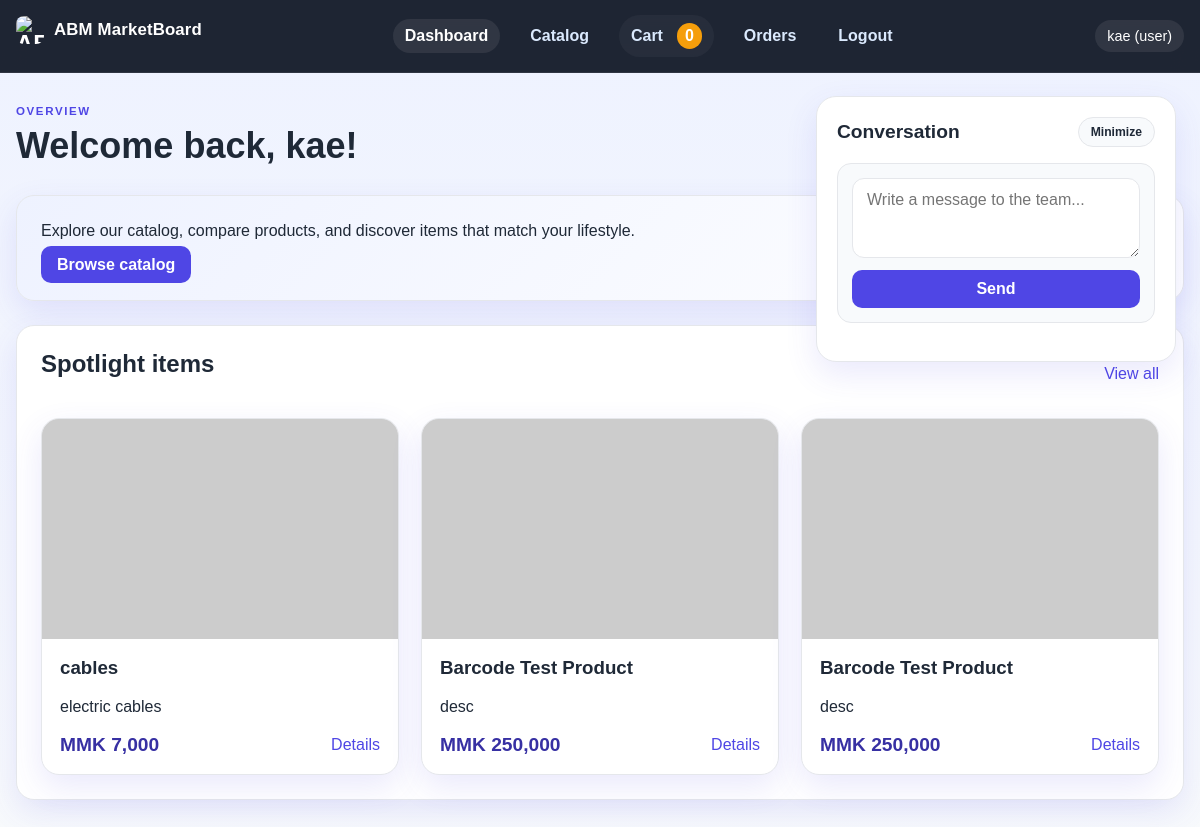
/dashboard.php (signed in), run on the app's committed database.
### tables this page shows
CREATE TABLE items (
            id INTEGER PRIMARY KEY AUTOINCREMENT,
            name TEXT NOT NULL,
            description TEXT NOT NULL,
            details TEXT NOT NULL,
            price REAL NOT NULL DEFAULT 0,
            image TEXT,
            created_at DATETIME DEFAULT CURRENT_TIMESTAMP
        , category TEXT NOT NULL DEFAULT "General", barcode TEXT);

### app/helpers.php (called while the page is built, shortened)
<?php
require_once __DIR__ . '/db.php';
function e(string $value): string
{
    return htmlspecialchars($value, ENT_QUOTES, 'UTF-8');
}
function currentUser(): ?array
{
    return $_SESSION['user'] ?? null;
}
function formatPrice(float $amount): string
{
    return 'MMK ' . number_format((int) round($amount), 0, '.', ',');
}
function itemImageUrl(?string $imageName): string
{
    $imageName = ltrim($imageName, '/');
    $imageName = preg_replace('#^uploads/items/#', '', $imageName) ?? $imageName;
    $publicPath = APP_ROOT . '/public/uploads/items/' . $imageName;
    $legacyPath = APP_ROOT . '/uploads/items/' . $imageName;
    return 'https://placehold.co/600x400/1f2937/ffffff?text=Product';
}

### app/db.php (called while the page is built, shortened)
<?php
function getDb(): PDO
{
    static $pdo = null;
    if ($pdo === null) {
        $pdo = new PDO('sqlite:' . DB_PATH);
        $pdo->setAttribute(PDO::ATTR_ERRMODE, PDO::ERRMODE_EXCEPTION);
        $pdo->setAttribute(PDO::ATTR_DEFAULT_FETCH_MODE, PDO::FETCH_ASSOC);
        $pdo->exec('PRAGMA foreign_keys = ON;');
    }
    return $pdo;
}
function getAllItems(): array
{
    $stmt = getDb()->query('SELECT * FROM items ORDER BY created_at DESC');
    return $stmt->fetchAll();
}

### public/dashboard.php (the view, shortened to what this page needs)
<?php
require_once __DIR__ . '/../app/helpers.php';
$user = currentUser();
$isAdmin = strtolower((string) ($user['role'] ?? '')) === 'admin';
$stats = [
    'users' => getCount('users'),
    'items' => getCount('items'),
];
$recentItems = array_slice(getAllItems(), 0, 3);
include __DIR__ . '/../app/partials/header.php';
?>
<section class="page-header">
    <div>
        <p class="eyebrow">Overview</p>
        <h1>Welcome back, <?= e($user['name']) ?>!</h1>
    </div>
</section>
<div class="dashboard-layout">
    <main class="dashboard-main">
        <?php if ($isAdmin): ?>
            <div class="stats-grid">
                <article class="stat-card">
                    <span>Total users</span>
                    <strong><?= $stats['users'] ?></strong>
                </article>
                <article class="stat-card">
                    <span>Total items</span>
                    <strong><?= $stats['items'] ?></strong>
                </article>
                <article class="stat-card">
                    <span>Access</span>
                    <strong>Admin</strong>
                </article>
            </div>
        <?php else: ?>
            <div class="welcome-panel">
                <p>Explore our catalog, compare products, and discover items that match your lifestyle.</p>
                <a class="primary-btn" href="/items.php">Browse catalog</a>
            </div>
        <?php endif; ?>
        <section class="section-block">
            <div class="section-heading">
                <h2>Spotlight items</h2>
                <a href="/items.php">View all</a>
            </div>
            <div class="product-grid">
                <?php foreach ($recentItems as $item): ?>
                    <article class="product-card">
                        <img src="<?= e(itemImageUrl($item['image'])) ?>" alt="<?= e($item['name']) ?>">
                        <div class="product-body">
                            <h3><?= e($item['name']) ?></h3>
                            <p><?= e($item['description']) ?></p>
                            <div class="product-meta">
                                <span class="price"><?= formatPrice((float) $item['price']) ?></span>
                                <a href="/item.php?id=<?= (int) $item['id'] ?>">Details</a>
                            </div>
                        </div>
                    </article>
                <?php endforeach; ?>
            </div>
        </section>
    </main>
    <aside class="dashboard-sidebar">
        <section class="chat-panel" id="chatPanel">
            <div class="chat-header">
                <h2>Conversation</h2>
                <div class="chat-actions">
                    <button type="button" class="chat-toggle" aria-label="Minimize chat" aria-expanded="true">Minimize</button>
                </div>
            </div>
            <div class="chat-body">
                <form method="post" class="chat-form">
                    <textarea name="chat_message" rows="3" placeholder="<?= ($isAdmin) ? 'Type an announcement or message...' : 'Write a message to the team...' ?>" required></textarea>
                    <button type="submit" class="primary-btn">Send</button>
                </form>
            </div>
        </section>
    </aside>
</div>
<?php include __DIR__ . '/../app/partials/footer.php'; ?>

### public/assets/style.css (style rules this page uses)
:root { --bg: #f5f7ff; --panel: #ffffff; --panel-alt: #eef3ff; --primary: #4f46e5; --primary-dark: #3730a3; --accent: #f59e0b; --text: #1f2937; --muted: #6b7280; --border: #e5e7eb; --success: #10b981; --error: #ef4444; --shadow: 0 12px 32px rgba(79, 70, 229, 0.12); }
* { box-sizing: border-box; }
body { margin: 0; font-family: Arial, Helvetica, sans-serif; background: linear-gradient(180deg, #eef2ff 0%, #f8fafc 100%); color: var(--text); }
a { color: var(--primary); text-decoration: none; }
img { max-width: 100%; display: block; }
button, input, textarea, select { font: inherit; }
.page-header { display: flex; justify-content: space-between; align-items: center; gap: 18px; margin-bottom: 28px; }
.eyebrow { text-transform: uppercase; letter-spacing: 0.14em; color: var(--primary); font-weight: 700; font-size: 0.72rem; margin: 0 0 8px; }
h1, h2, h3, p { margin-top: 0; }
h1 { font-size: clamp(2rem, 3vw, 2.8rem); margin-bottom: 0; }
.stat-card, .welcome-panel, .section-block, .admin-form-card, .admin-table-card, .auth-card, .product-card, .item-detail, .detail-box { background: var(--panel); border: 1px solid var(--border); border-radius: 18px; box-shadow: var(--shadow); }
.welcome-panel { padding: 26px 24px; margin-bottom: 24px; background: linear-gradient(135deg, #eef2ff, #ffffff); }
.primary-btn, button[type="submit"], .action-buttons a, .action-buttons button { border: none; border-radius: 10px; padding: 10px 16px; font-weight: 700; cursor: pointer; transition: 0.2s ease; }
.primary-btn, button[type="submit"] { background: var(--primary); color: white; }
.section-block { padding: 24px; }
.section-heading { display: flex; justify-content: space-between; align-items: center; margin-bottom: 20px; }
.product-grid { display: grid; grid-template-columns: repeat(auto-fit, minmax(260px, 1fr)); gap: 22px; }
.product-card { overflow: hidden; }
.product-card img { height: 220px; width: 100%; object-fit: cover; background: #e5e7eb; }
.product-body { padding: 18px; }
.product-meta { display: flex; align-items: center; justify-content: space-between; gap: 10px; margin-top: 18px; }
.price { font-size: 1.2rem; font-weight: 800; color: var(--primary-dark); }
input, textarea, select { width: 100%; padding: 12px 14px; border-radius: 12px; border: 1px solid var(--border); background: #fff; color: var(--text); }
.chat-panel { position: fixed; top: 96px; right: 24px; width: min(360px, calc(100vw - 32px)); background: var(--panel); border: 1px solid var(--border); border-radius: 20px; box-shadow: var(--shadow); padding: 20px; height: fit-content; z-index: 30; margin: 0; }
.chat-header { display: flex; align-items: center; justify-content: space-between; gap: 12px; margin-bottom: 16px; }
.chat-header h2 { margin: 0; font-size: 1.2rem; }
.chat-form { display: grid; gap: 12px; margin-bottom: 18px; padding: 14px; background: #f8fafc; border: 1px solid var(--border); border-radius: 14px; }
.chat-actions { display: flex; align-items: center; gap: 10px; }
.chat-toggle { border: 1px solid var(--border); background: #f8fafc; color: var(--text); border-radius: 999px; padding: 7px 12px; font-size: 0.76rem; font-weight: 700; cursor: pointer; transition: all 0.2s ease; }

### data on the page
items: name "cables", description "electric cables", price "MMK 7,000"
items: name "Barcode Test Product", description "desc", price "MMK 250,000"
items: name "Barcode Test Product", description "desc", price "MMK 250,000"

### other printed values
$loggedUser['name'] "kae"
$loggedUser['role'] "user"
$user['name'] "kae"
